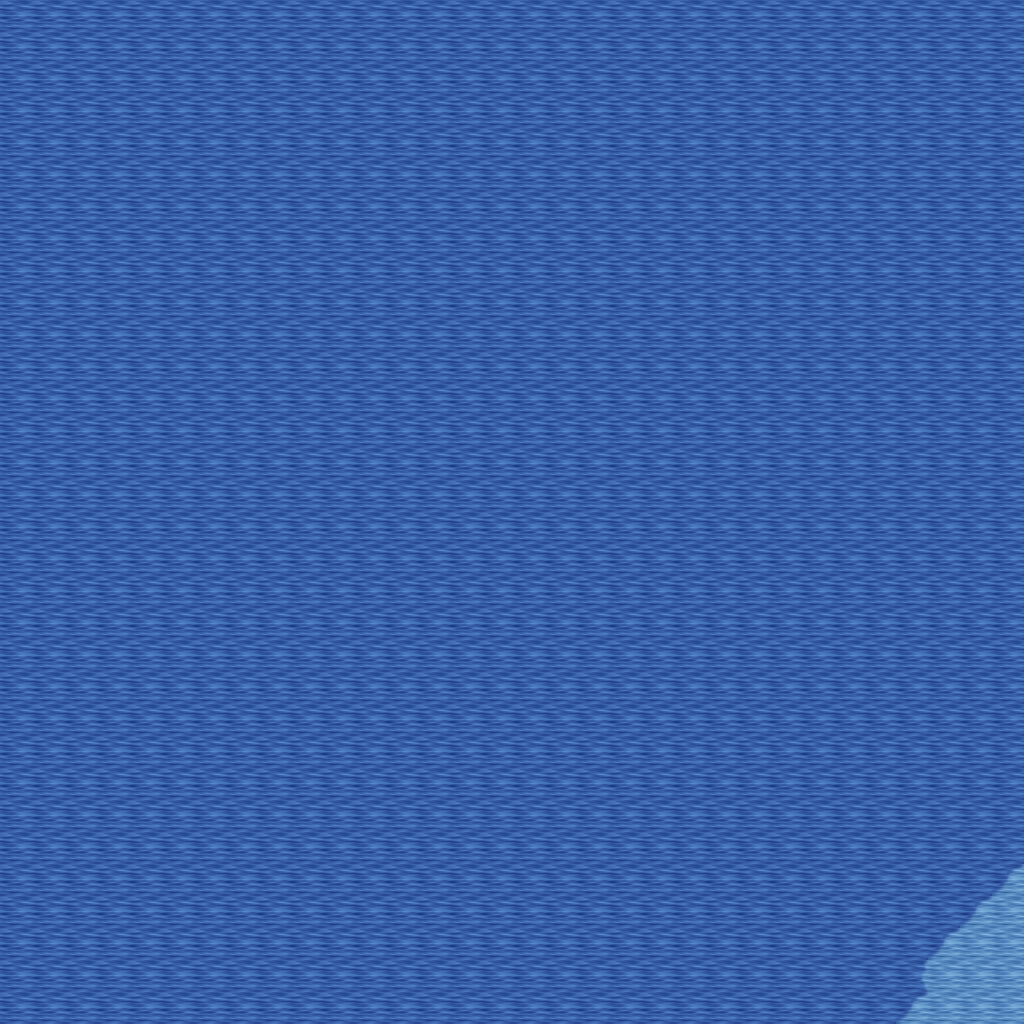

A level layout from a 2D game, rendered from its tile map. Below: a short description, then the map file with tile-grid data replaced by summaries:
An orthogonal 32x32 tile map with 32x32 px tiles, 5 tile layers (Ground, Objects, Objects2, Above, ...), 1 hidden layer not drawn, 10 tilesets.

<map version="1.10" tiledversion="1.11.0" orientation="orthogonal" renderorder="right-down" width="32" height="32" tilewidth="32" tileheight="32" infinite="0" nextlayerid="11" nextobjectid="1">
 <tileset firstgid="1" name="logic_collision" tilewidth="32" tileheight="32" tilecount="1" columns="1">
  <image source="../drawable/logic_collision.png" width="32" height="32" />
 </tileset>
 <tileset firstgid="2" name="ground_ground" tilewidth="32" tileheight="32" tilecount="33" columns="3">
  <image source="../drawable/ground_ground.png" width="96" height="352" />
 </tileset>
 <tileset firstgid="35" name="ground_earth_edges" tilewidth="32" tileheight="32" tilecount="18" columns="6">
  <image source="../drawable/ground_earth_edges.png" width="192" height="96" />
 </tileset>
 <tileset firstgid="53" name="ground_grass_corners" tilewidth="32" tileheight="32" tilecount="24" columns="6">
  <image source="../drawable/ground_grass_corners.png" width="192" height="128" />
 </tileset>
 <tileset firstgid="77" name="ground_grass_edges" tilewidth="32" tileheight="32" tilecount="36" columns="12">
  <image source="../drawable/ground_grass_edges.png" width="384" height="96" />
 </tileset>
 <tileset firstgid="113" name="ground_water_pool" tilewidth="32" tileheight="32" tilecount="72" columns="3">
  <image source="../drawable/ground_water_pool.png" width="96" height="768" />
 </tileset>
 <tileset firstgid="185" name="ground_ridge_earth_pale" tilewidth="32" tileheight="32" tilecount="96" columns="12">
  <image source="../drawable/ground_ridge_earth_pale.png" width="384" height="256" />
 </tileset>
 <tileset firstgid="281" name="ground_ridge_earth_dark" tilewidth="32" tileheight="32" tilecount="96" columns="12">
  <image source="../drawable/ground_ridge_earth_dark.png" width="384" height="256" />
 </tileset>
 <tileset firstgid="377" name="plant_stump_stump_vertical" tilewidth="32" tileheight="32" tilecount="1" columns="1">
  <image source="../drawable/plant_stump_stump_vertical.png" width="32" height="32" />
 </tileset>
 <tileset firstgid="378" name="plant_tree_tree_darkgreen" tilewidth="32" tileheight="32" tilecount="88" columns="8">
  <image source="../drawable/plant_tree_tree_darkgreen.png" width="256" height="352" />
 </tileset>
 <layer id="1" name="Ground" width="32" height="32">
  <data>[1024 cells, 1024 non-empty, 4 distinct tile ids]</data>
 </layer>
 <layer id="2" name="Objects" width="32" height="32">
  <data>[1024 cells, 0 non-empty, 0 distinct tile ids]</data>
 </layer>
 <layer id="3" name="Objects2" width="32" height="32">
  <data>[1024 cells, 0 non-empty, 0 distinct tile ids]</data>
 </layer>
 <layer id="4" name="Above" width="32" height="32">
  <data>[1024 cells, 0 non-empty, 0 distinct tile ids]</data>
 </layer>
 <layer id="5" name="Above2" width="32" height="32">
  <data>[1024 cells, 0 non-empty, 0 distinct tile ids]</data>
 </layer>
 <layer id="6" name="Walkable" width="32" height="32" visible="0">
  <data>[1024 cells, 1012 non-empty, 1 distinct tile ids]</data>
 </layer>
 <objectgroup id="7" name="Mapevents" />
 <objectgroup id="8" name="Spawn" />
 <objectgroup id="9" name="Keys" />
 <objectgroup id="10" name="Replace" />
</map>
